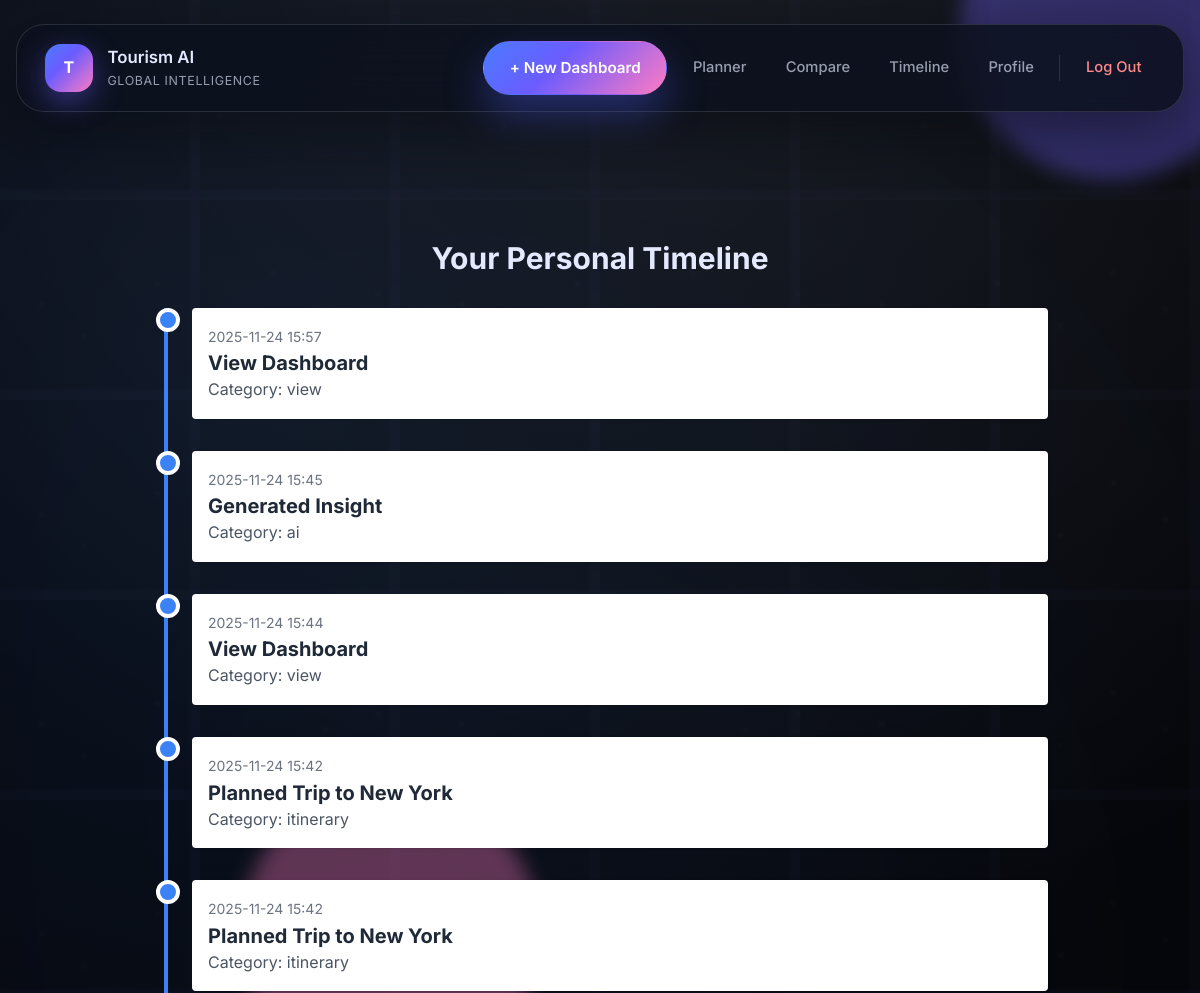
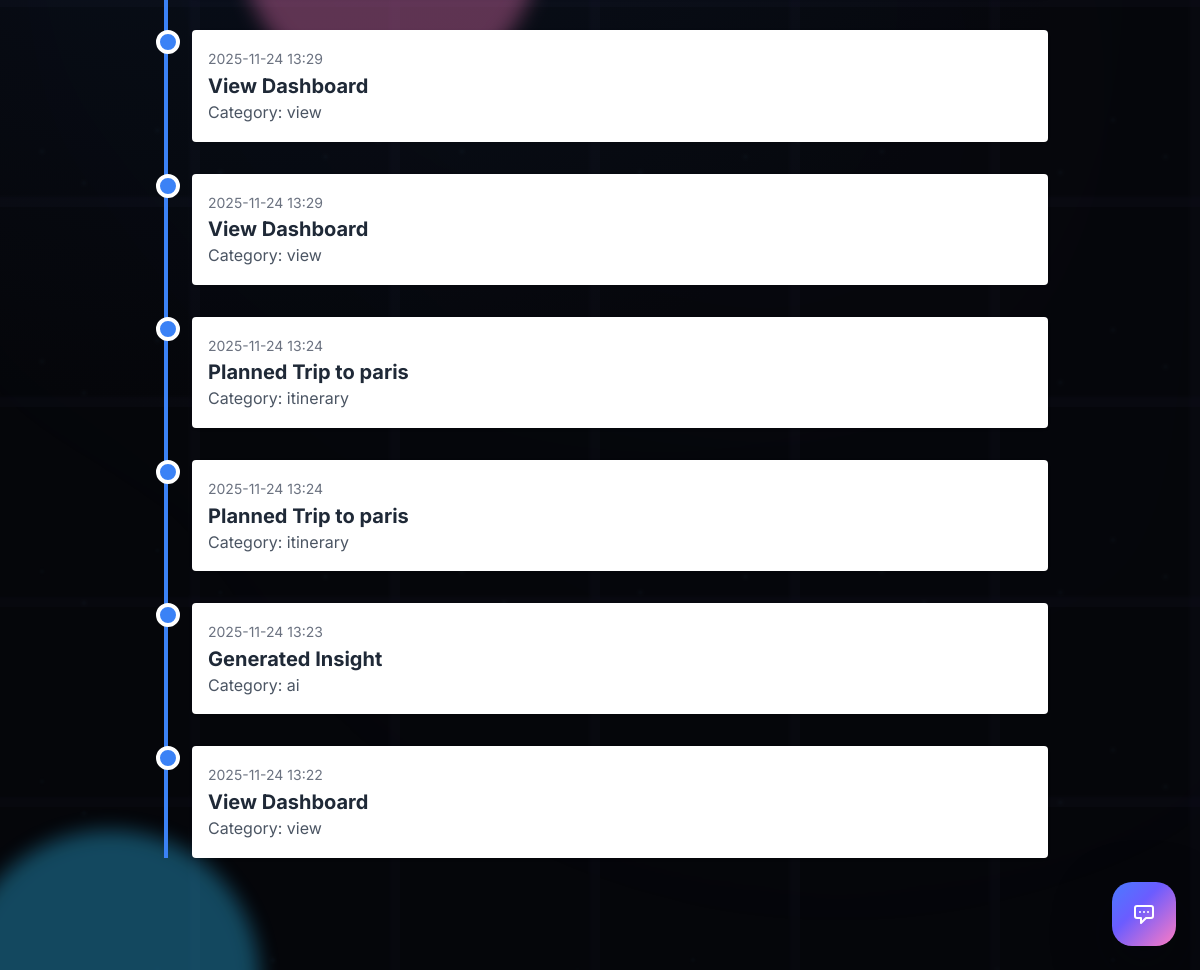
Page /timeline (signed in) on the committed database (2 pictures, top to bottom).
### project/models/dashboard.py (models this page shows)
class Timeline(db.Model):
    __tablename__ = 'timeline'
    id = db.Column(db.Integer, primary_key=True)
    user_id = db.Column(db.Integer, db.ForeignKey('users.id'))
    action = db.Column(db.String(128)) # View Dashboard, Earned Badge, etc.
    category = db.Column(db.String(50))
    timestamp = db.Column(db.DateTime, default=datetime.utcnow)
    metadata_json = db.Column(db.Text) # Store extra details like dashboard_id in JSON

### project/routes/main.py (the view)
@main.route('/timeline')
@login_required
def timeline():
    events = current_user.timeline_events.order_by(Timeline.timestamp.desc()).all()
    return render_template('timeline.html', events=events)

### project/app.py (called while the page is built)
def create_app(config_class=Config):
    app = Flask(__name__)
    app.config.from_object(config_class)
    db.init_app(app)
    migrate.init_app(app, db)
    login_manager.init_app(app)
    jwt.init_app(app)
    mail.init_app(app)
    socketio.init_app(app)
    cors.init_app(app)
    app.register_blueprint(auth)
    app.register_blueprint(main)
    app.register_blueprint(api)
    @login_manager.user_loader
    def load_user(user_id):
        return User.query.get(int(user_id))
    return app

### project/templates/timeline.html
{% extends "base.html" %}
{% block content %}
<div class="max-w-4xl mx-auto">
    <h2 class="text-3xl font-bold mb-8 text-center">Your Personal Timeline</h2>
    <div class="relative border-l-4 border-blue-500 ml-3">
        {% for event in events %}
        <div class="mb-8 ml-6">
            <div class="absolute -left-3 bg-blue-500 h-6 w-6 rounded-full border-4 border-white"></div>
            <div class="bg-white p-4 rounded shadow">
                <span class="text-sm text-gray-500">{{ event.timestamp.strftime('%Y-%m-%d %H:%M') }}</span>
                <h3 class="text-xl font-bold text-gray-800">{{ event.action }}</h3>
                <p class="text-gray-600">Category: {{ event.category }}</p>
            </div>
        </div>
        {% endfor %}
    </div>
</div>
{% endblock %}

### project/static/css/style.css (style rules this page uses)
:root { --bg: #05060a; --surface: rgba(8, 11, 20, 0.75); --glass: rgba(20, 24, 35, 0.68); --border: rgba(255, 255, 255, 0.12); --accent: #5ad1ff; --accent-2: #7c6dfa; --accent-3: #47e6b6; --text: #e4e9ff; --muted: rgba(228, 233, 255, 0.65); --shadow: 0 20px 60px rgba(5, 6, 10, 0.45); --radius-lg: 28px; --radius-md: 20px; --radius-sm: 14px; --gradient: linear-gradient(135deg, #4a7bff 0%, #6b5cff 40%, #ff7bc2 100%); --gradient-soft: linear-gradient(140deg, rgba(90, 209, 255, 0.18), rgba(124, 109, 250, 0.22)); --blur: blur(26px); }
*, *::before, *::after { box-sizing: border-box; }
body.site-body { margin: 0; min-height: 100vh; background: radial-gradient(circle at 20% 20%, #0b1323, #05060a 55%); color: var(--text); font-family: "Inter", "Poppins", -apple-system, BlinkMacSystemFont, sans-serif; line-height: 1.6; overflow-x: hidden; }

### rows in the picture
Timeline: timestamp "2025-11-24 15:57", action "View Dashboard", category "view"
Timeline: timestamp "2025-11-24 15:45", action "Generated Insight", category "ai"
Timeline: timestamp "2025-11-24 15:44", action "View Dashboard", category "view"
Timeline: timestamp "2025-11-24 15:42", action "Planned Trip to New York", category "itinerary"
Timeline: timestamp "2025-11-24 15:42", action "Planned Trip to New York", category "itinerary"
Timeline: timestamp "2025-11-24 13:29", action "View Dashboard", category "view"
Timeline: timestamp "2025-11-24 13:29", action "View Dashboard", category "view"
Timeline: timestamp "2025-11-24 13:24", action "Planned Trip to paris", category "itinerary"
Timeline: timestamp "2025-11-24 13:24", action "Planned Trip to paris", category "itinerary"
Timeline: timestamp "2025-11-24 13:23", action "Generated Insight", category "ai"
Timeline: timestamp "2025-11-24 13:22", action "View Dashboard", category "view"
